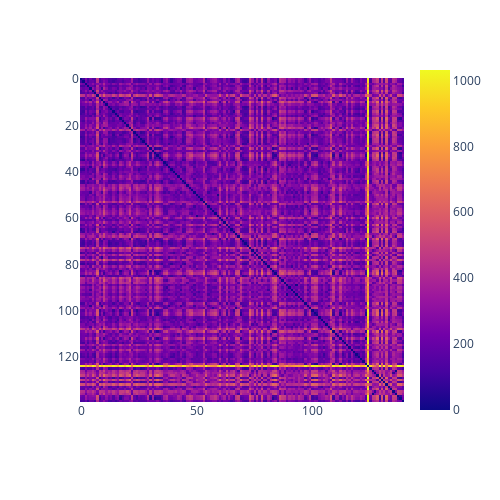

The cell this chart's notebook holds for it:
### Markdown cell above
Next we display a heatmap of the Wasserstein distances.

### Code cell
px.imshow(w_distances,width=500, height=500)

### Figure 1 — Plotly figure (JSON) as saved in the notebook; plotly's stock layout.template omitted (floating-point values rounded to 4 significant figures; data arrays with more than 128 entries replaced by an {"elided": "..."} marker saying what was removed)
{"data": [{"coloraxis": "coloraxis", "hovertemplate": "x: %{x}<br>y: %{y}<br>color: %{z}<extra></extra>", "name": "0", "type": "heatmap", "xaxis": "x", "yaxis": "y", "z": {"elided": "140x140 float values"}}], "layout": {"coloraxis": {"colorscale": [[0, "#0d0887"], [0.1111, "#46039f"], [0.2222, "#7201a8"], [0.3333, "#9c179e"], [0.4444, "#bd3786"], [0.5556, "#d8576b"], [0.6667, "#ed7953"], [0.7778, "#fb9f3a"], [0.8889, "#fdca26"], [1, "#f0f921"]]}, "height": 500, "margin": {"t": 60}, "width": 500, "xaxis": {"anchor": "y", "constrain": "domain", "domain": [0, 1], "scaleanchor": "y"}, "yaxis": {"anchor": "x", "autorange": "reversed", "constrain": "domain", "domain": [0, 1]}}}
